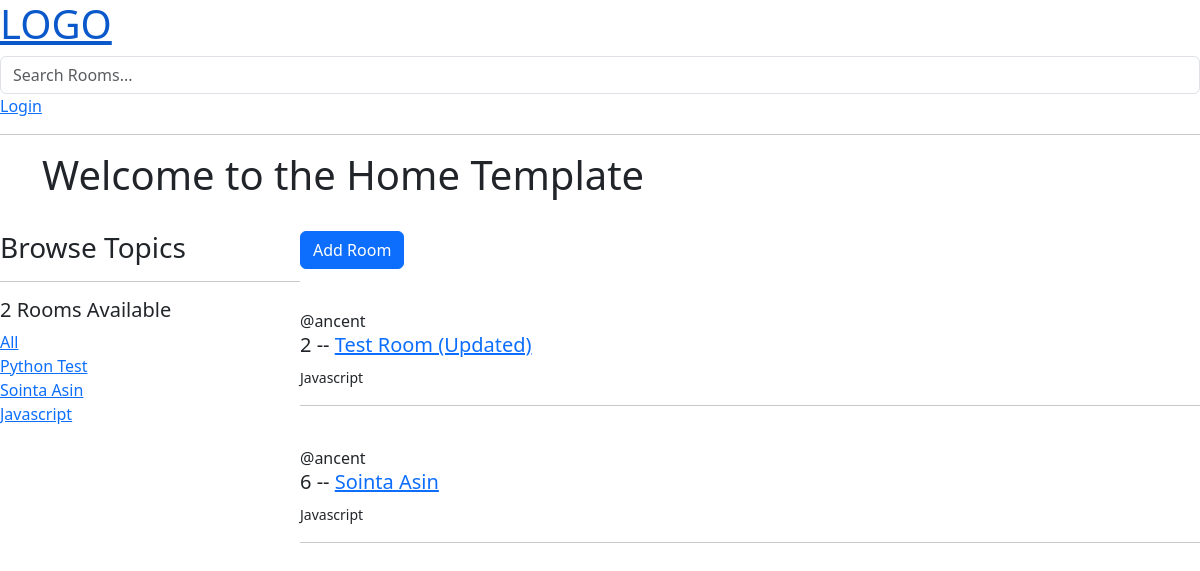
/?q=Javascript, run on the app's committed database.
### base/models.py (models this page shows)
class Topic(models.Model):
    name = models.CharField(max_length=200)
    def __str__(self):
        return self.name

class Room(models.Model):
    host = models.ForeignKey(User, on_delete=models.SET_NULL, null=True)
    topic = models.ForeignKey(Topic, on_delete=models.SET_NULL, null=True)
    name = models.CharField('Name', max_length=200)
    description = models.TextField(null=True, blank=True)
    updated_at = models.DateTimeField(auto_now=True)
    created_at = models.DateTimeField(auto_now_add=True)

### base/views.py (the view)
# urls.py: path('', views.home, name="home"),
def home(request):
    q = request.GET.get('q') if request.GET.get('q') != None else ''
    rooms = Room.objects.filter(
        Q(topic__name__icontains=q) |
        Q(name__icontains=q) |
        Q(description__icontains=q)
        )
    topics = Topic.objects.all()
    room_count = rooms.count()
    context = {'rooms': rooms, 'topics': topics, 'room_count': room_count}
    return render(request, 'base/home.html', context)

### base/templates/base/home.html (shortened to what this page needs)
{% extends 'main.html' %}
{% block content %}
<div class="container">
    <h1>Welcome to the Home Template</h1><br/>
</div>
<div class="home-container">
    <div>
        <h3>Browse Topics</h3>
        <hr>
        <div>
            <h5>{{room_count}} Rooms Available</h5>
            <a href="{% url 'home' %}">All</a>
        </div>
        {% for topic in topics %}
        <div>
            <a href="{% url 'home' %}?q={{topic.name}}">{{topic}}</a>
        </div>
        {% endfor %}
    </div>
    <div>
        <a href="{% url 'create-room' %}" class="btn btn-primary">Add Room</a>
        <div >
            {% for room in rooms %}
            <div class="ml-5 mt-3 mb-3">
                <br>
                <span>@{{ room.host.username }}</span>
                <h5>{{room.id}} -- <a href="{% url 'room' room.id %}">{{room.name}}</a></h5>
                <small>{{room.topic.name}}</small>
                <hr>
            </div>
            {% endfor %}
        </div>
    </div>
</div>
{% endblock content %}

### base/templates/base/home.html (style rules this page uses)
.home-container { display: grid; grid-template-columns : 1fr 3fr; }

### data on the page
Topic: name "Python Test"
Topic: name "Sointa Asin"
Topic: name "Javascript"
Room: host.username "ancent", id "2", name "Test Room (Updated)", topic.name "Javascript"
Room: host.username "ancent", id "6", name "Sointa Asin", topic.name "Javascript"

### other printed values
{{ room_count }} "2"
